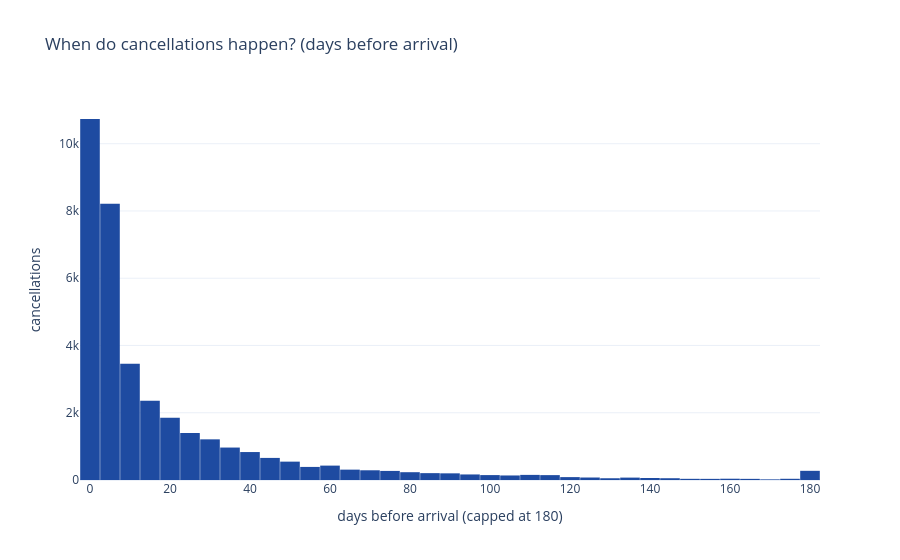

Source (notebook cell):
### Markdown cell above
## 1 - Load cleaned data + build the survival event columns

`src.hazard.add_event_columns` reads the canonical `cancel_days_before_arrival` from the clean parquet (built in 00 §3.2).

### Code cell
clean = load_clean_reservations()
ce = HZ.add_event_columns(clean)

n_book = len(ce)
n_evt  = int(ce["event_d"].notna().sum())
print(f"resolved bookings:                 {n_book:,}")
print(f"pre-arrival cancel events:         {n_evt:,}  ({n_evt / n_book:.1%})")
print(f"censored survivors (incl no-show): {n_book - n_evt:,}")

ev = ce.loc[ce["event_d"].notna(), "event_d"]
print(f"event timing (days before arrival): median={ev.median():.0f}  "
      f"p90={ev.quantile(0.9):.0f}  max={ev.max():.0f}")

fig = go.Figure()
fig.add_histogram(x=ev.clip(upper=180), nbinsx=60, marker_color=BRAND["blue"])
fig.update_layout(title="When do cancellations happen? (days before arrival)",
                  xaxis_title="days before arrival (capped at 180)",
                  yaxis_title="cancellations", bargap=0.02)
fig.show()

### Figure 1 — Plotly figure (JSON) as saved in the notebook; plotly's stock layout.template omitted (floating-point values rounded to 4 significant figures; data arrays with more than 128 entries replaced by an {"elided": "..."} marker saying what was removed)
{"data": [{"marker": {"color": "#1E4BA1"}, "nbinsx": 60, "type": "histogram", "x": {"elided": "36139 float values"}}], "layout": {"bargap": 0.02, "title": {"text": "When do cancellations happen? (days before arrival)"}, "xaxis": {"title": {"text": "days before arrival (capped at 180)"}}, "yaxis": {"title": {"text": "cancellations"}}}}
